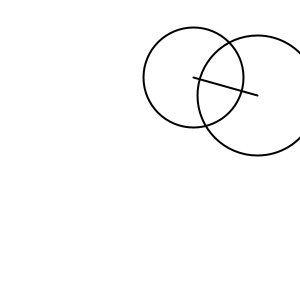
Frame 1 (no input)
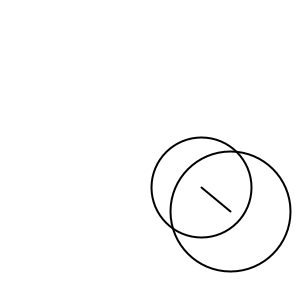
Frame 60 (the mouse pressed at the canvas centre just before this capture)
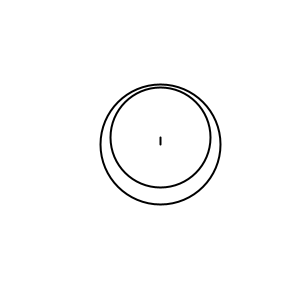
Frame 120 (the mouse held since frame 60 and released just before this capture)

The Processing sketch that drew these frames (run headless with seeded random() and noise(); from frame 60 on, the mouse is pressed at the canvas centre):

// Processing sketch: processing_21137
// ── processing_21137.pde

// Integrates the circle intersection code to our class 
// so that we can detect when two circle objects intersect

// Add some gravity and damping.. 
// Shows how Objects can still see global variables. 

Circle oneCircle;
Circle anotherCircle;

float gravity = 0.1;
float damping = 0.9;

//=======================================================================
void setup() {
  size(300, 300);
  smooth();
  fill(255);
  noStroke();
  // create a new Circle object and put it in a variable 
  oneCircle = new Circle(random(width), random(height), 50);
  // create another one with a different size and color 
  anotherCircle = new Circle(random(width), random(height), 60);
}

//=======================================================================
void draw() {
  background(64);
  
  // we now have two Instances of the Circle class. They are separate
  // objects and each represent a Circle with the variables and methods 
  // that come with the package

  // draw and move the first one  
  if (oneCircle.intersects(anotherCircle)) {
    background(255);
    noFill();
    stroke(0);
    strokeWeight(2);
    line(oneCircle.x, oneCircle.y, anotherCircle.x, anotherCircle.y);
  }
  else {
    noStroke();
    fill(255, 128);  
  }

  oneCircle.display();
  oneCircle.move();

  // draw and move the other
  anotherCircle.display();
  anotherCircle.move();
}

//=======================================================================
// Lets "reset" everything on mousePressed
void mousePressed() {
  oneCircle.push();
  anotherCircle.push();
}

//========================================================
// Representing the concept of a circle in our program
// using a class 

class Circle {

  // this is what defines a Circle -- some variables
  // each Circle we create will have one of each:
  float x;
  float y;
  float speedX;
  float speedY;
  float radius;

  //---------------------------------------------------
  // This is a special function called the Constructor. 
  // It is invoked when we use the "new" keyword
  Circle( float x, float y, float radius ) {
    // store the values of the parameters into the matching object 
    // variables
    this.x = x;
    this.y = y;
    this.radius = radius;

    // lets say speed is always random:
    this.speedX = random(-2, 2);
    this.speedY = random(-2, 2);
  }

  //---------------------------------------------------
  void display() {
    // draw the circle
    ellipse(this.x, this.y, this.radius*2, this.radius*2);
  }

  //---------------------------------------------------
  void move() {
    // move the circle
    this.x = this.x + this.speedX;
    this.y = this.y + this.speedY;

    // apply gravity
    this.speedY += gravity;
 
    // bounce! 
    if ( this.x > (width-this.radius) || this.x < this.radius ) {
      this.speedX = this.speedX * -1;
    }
    if ( this.y > (height-this.radius) || this.y < this.radius ) {
      this.speedY = this.speedY * -1;      
      // dampen
      this.speedY *= damping;
    }

    // make sure x and y stay within a certain area
    // this will prevent the "sticking" effect which happens when 
    // the speed is too small 
    this.x = constrain(this.x, this.radius, width-this.radius);
    this.y = constrain(this.y, this.radius, height-this.radius);    
  }

  //---------------------------------------------------
  // Checks if this circle intersects with another 
  boolean intersects(Circle other) {
    float d = dist(this.x, this.y, other.x, other.y);
    if ( d < (this.radius + other.radius) ) {
      return true;
    }
    else {
      return false;
    }
  }
  
  //---------------------------------------------------
  // Resets the speed variables to new values 
  void push() {
    this.speedX = random(-2, 2);
    // always move up -- like we're giving it a push
    this.speedY = random(-4, -2);    
  }

} // end of Circle class




                
